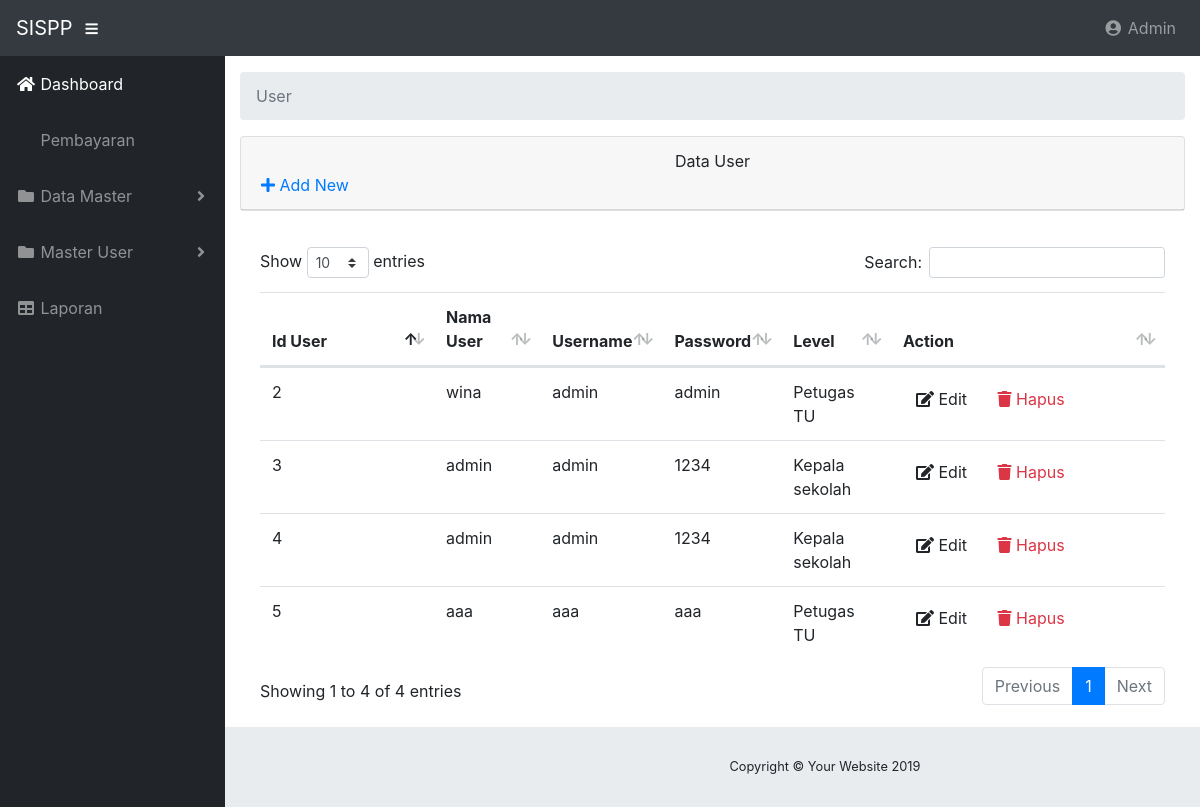
The app's page /index.php/user with its own data.
### tables this page shows
CREATE TABLE `user` (
  `iduser` int(11) NOT NULL AUTO_INCREMENT,
  `nama_user` varchar(45) NOT NULL,
  `username` varchar(45) NOT NULL,
  `password` varchar(45) NOT NULL,
  `id_level` varchar(11) DEFAULT NULL,
  PRIMARY KEY (`iduser`),
  KEY `Fk_Level` (`id_level`),
  CONSTRAINT `Fk_Level` FOREIGN KEY (`id_level`) REFERENCES `level` (`id_level`)
);

CREATE TABLE `level` (
  `id_level` varchar(11) NOT NULL,
  `level` varchar(30) NOT NULL,
  PRIMARY KEY (`id_level`)
);

### application/controllers/User.php (called while the page is built, shortened)
<?php
class User extends CI_Controller {
    public function __construct()
    {
		$this->load->model("model_user");
		$this->load->library('form_validation');
	}
	public function index()
	{
		$data["petugas"] = $this->model_user->joinTable();
		$data["level"] = $this->model_user->levelTable();
        $this->load->view("view_user", $data);
	}
}

### index.php (called while the page is built, shortened)
<?php
require_once BASEPATH.'core/CodeIgniter.php';

### application/models/Model_user.php (called while the page is built, shortened)
<?php defined('BASEPATH') OR exit('No direct script access allowed');
class Model_user extends CI_Model
{
	public function joinTable()
	{
		$this->db->select('*');
		$this->db->from('user u');
		$this->db->join('level l','l.id_level = u.id_level');
		$query=$this->db->get();
		return $query->result();
	}
	public function levelTable()
	{
		$this->db->select('*');
		$this->db->from('level');
		$query=$this->db->get();
		return $query->result();
	}
}

### application/views/view_user.php (the view, shortened to what this page needs)
<!DOCTYPE html>
<html lang="en">
<head>
<?php $this->load->view("_partials/head.php") ?>
</head>
<body id="page-top">
<?php $this->load->view("_partials/navbar.php") ?>
  <div id="wrapper">
    <?php $this->load->view("_partials/sidebar.php") ?>
    <div id="content-wrapper">
      <div class="container-fluid">
        <?php $this->load->view("_partials/breadcrumb.php") ?>
       <div class="card mb-3">
          <div class="card-header">
          	<span><center>Data User</center></span>
            <a href="<?php echo site_url('user/add') ?>"><i class="fas fa-plus"></i> Add New</a>
          </div>
          </div>
          <div class="card-body">
            <div class="table-responsive">
              <table class="table table-hover" id="dataTable" width="100%" cellspacing="0">
                <thead>
                  <tr>
                    <th>Id User</th>
                    <th>Nama User</th>
                    <th>Username</th>
                    <th>Password</th>
                    <th>Level</th>
                    <th>Action</th>
                  </tr>
                </thead>
                <tbody>
                  <?php foreach ($petugas as $petugas): ?>
                  <tr>
                    <td width="150">
                      <?php echo $petugas->iduser ?>
                    </td>
                    <td>
                      <?php echo $petugas->nama_user ?>
                    </td>
                    <td>
                      <?php echo $petugas->username ?>
                    </td>
                    <td>
                      <?php echo $petugas->password?>
                    </td>
                    <td>
                      <?php echo $petugas->level?>
                    </td>
                    <td width="250">
                      <a href="<?php echo site_url('user/edit/'.$petugas->iduser) ?>"
                       class="btn btn-small"><i class="fas fa-edit"></i> Edit</a>
                      <a
                       href="<?php echo site_url('user/delete/'.$petugas->iduser) ?>" class="btn btn-small text-danger"><i class="fas fa-trash"></i> Hapus</a>
                    </td>
                  </tr>
                  <?php endforeach; ?>
                </tbody>
              </table>
            </div>
          </div>
        </div>
      </div>
      <footer class="sticky-footer">
        <?php $this->load->view("_partials/footer.php") ?>
  </div>
</body>
</html>

### application/views/_partials/head.php (shortened to what this page needs)
<link href="<?php echo base_url('assets/fontawesome-free/css/all.min.css'); ?>" rel="stylesheet" type="text/css">
<link href="<?php echo base_url('assets/datatables/dataTables.bootstrap4.css'); ?>" rel="stylesheet">
<link href="<?php echo base_url('css/sb-admin.css'); ?>" rel="stylesheet">

### application/views/_partials/navbar.php (shortened to what this page needs)
<nav class="navbar navbar-expand navbar-dark bg-dark static-top">
  <a class="navbar-brand mr-1" href="index.html">SISPP</a>
  <button class="btn btn-link btn-sm text-white order-1 order-sm-0" id="sidebarToggle" href="#">
    <i class="fas fa-bars"></i>
  </button>
  <ul class="navbar-nav ml-auto ml-md-0">
      <li class="nav-item dropdown no-arrow">
          <a class="nav-link dropdown-toggle" href="#" id="userDropdown" role="button" data-toggle="dropdown" aria-haspopup="true"
              aria-expanded="false">
              <i class="fas fa-user-circle fa-fw"></i> Admin
          </a>
      </li>
  </ul>
</nav>

### application/views/_partials/sidebar.php (shortened to what this page needs)
<ul class="sidebar navbar-nav">
  <li class="nav-item active">
    <a class="nav-link" href="<?php echo site_url('home') ?>">
      <i class="fas fa-fw fa-home"></i>
      <span>Dashboard</span>
    </a>
  </li>
  <li class="nav-item">
    <a class="nav-link" href="<?php echo site_url('') ?>">
      <span>Pembayaran</span></a>
  </li>
  <li class="nav-item dropdown">
    <a class="nav-link dropdown-toggle" href="#" id="pagesDropdown" role="button" data-toggle="dropdown" aria-haspopup="true" aria-expanded="false">
      <i class="fas fa-fw fa-folder"></i>
      <span>Data Master</span>
    </a>
  </li>
  <li class="nav-item dropdown">
    <a class="nav-link dropdown-toggle" href="#" id="pagesDropdown" role="button" data-toggle="dropdown" aria-haspopup="true" aria-expanded="false">
      <i class="fas fa-fw fa-folder"></i>
      <span>Master User</span>
  </li>
  <li class="nav-item">
    <a class="nav-link" href="tables.html">
      <i class="fas fa-fw fa-table"></i>
      <span>Laporan</span></a>
  </li>
</ul>

### application/views/_partials/breadcrumb.php
<ol class="breadcrumb">
<?php foreach ($this->uri->segments as $segment): ?>
	<?php
		$url = substr($this->uri->uri_string, 0, strpos($this->uri->uri_string, $segment)) . $segment;
		$is_active =  $url == $this->uri->uri_string;
	?>
	<li class="breadcrumb-item <?php echo $is_active ? 'active': '' ?>">
		<?php if($is_active): ?>
			<?php echo ucfirst($segment) ?>
		<?php else: ?>
			<a href="<?php echo site_url($url) ?>"><?php echo ucfirst($segment) ?></a>
		<?php endif; ?>
	</li>
<?php endforeach; ?>
</ol>

### application/views/_partials/footer.php
<footer class="sticky-footer">
        <div class="container my-auto">
          <div class="copyright text-center my-auto">
            <span>Copyright © Your Website 2019</span>
          </div>
        </div>
      </footer>

### records on screen
user: iduser "2", nama_user "wina", username "admin", password "admin", id_level.level "Petugas TU"
user: iduser "3", nama_user "admin", username "admin", password "1234", id_level.level "Kepala sekolah"
user: iduser "4", nama_user "admin", username "admin", password "1234", id_level.level "Kepala sekolah"
user: iduser "5", nama_user "aaa", username "aaa", password "aaa", id_level.level "Petugas TU"

### other values on screen
$segment "User"
